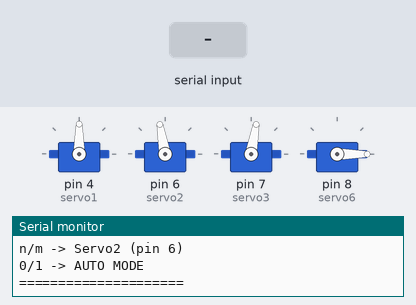
The sketch below on a simulated Arduino Uno, built with avr-gcc and run on an emulated ATmega328P. Shown: 4 × servo, the last lines printed to the serial monitor. The test bench sets the inputs (shaded band).

Above: at 1.7 s.
1.8 s: "1\n" received over Serial
At 2.7 s:
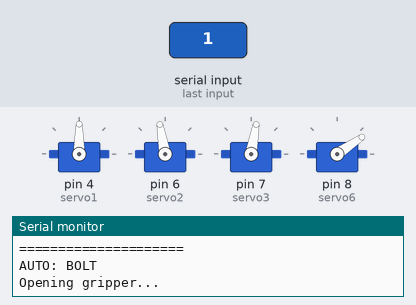
At 10.5 s:
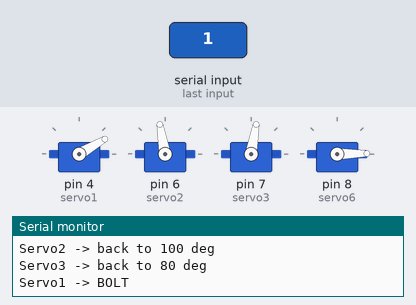
13.8 s: byte 100 ('d') received over Serial
16.8 s: byte 48 ('0') received over Serial
At 24.4 s:
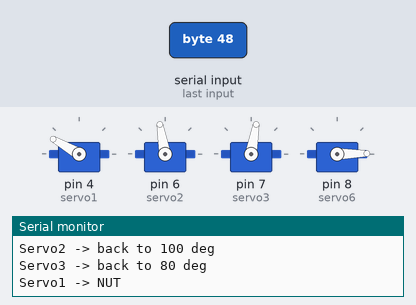
Timing chart, 0 to 30.9 s (numbered marks = the images above; inputs shaded):
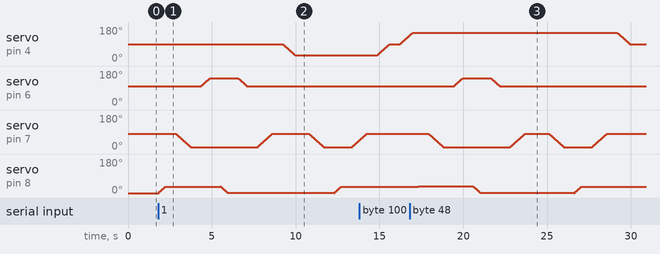

The sketch:

robotic_arm_control.ino
```cpp
#include <Servo.h>

Servo servo1;
Servo servo2;
Servo servo3;
Servo servo6;

int pos1 = 90;
int pos2 = 100;
int pos3 = 80;
int pos6 = 0;

void setup() {
  Serial.begin(9600);

  Serial.println("=== CONTROL PANEL ===");
  Serial.println("o/c -> Gripper");
  Serial.println("j/k -> Servo3 (pin 7)");
  Serial.println("n/m -> Servo2 (pin 6)");
  Serial.println("0/1 -> AUTO MODE");
  Serial.println("=====================");

  servo1.attach(4);
  servo1.write(pos1);

  servo2.attach(6);
  servo2.write(pos2);

  servo3.attach(7);
  servo3.write(pos3);

  servo6.attach(8);
  servo6.write(pos6);

  delay(500);
}

void loop() {
  if (Serial.available() > 0) {
    char input = Serial.read();

    if (input == '\n' || input == '\r') return;

    if (input == '1') {
      Serial.println("AUTO: BOLT");

      do_o(); delay(400);
      do_j(); delay(400);
      do_n(); delay(400);
      do_c(); delay(400);
      do_m(); delay(400);
      do_k(); delay(400);
      bolts(); delay(500);
      do_j(); delay(400);
      do_o(); delay(400);
      do_k(); delay(400);
      boltsr(); delay(400);
    }

    else if (input == '0') {
      Serial.println("AUTO: NUT");

      do_o(); delay(400);
      do_j(); delay(400);
      do_n(); delay(400);
      do_c(); delay(400);
      do_m(); delay(400);
      do_k(); delay(400);
      nuts(); delay(500);
      do_j(); delay(400);
      do_o(); delay(400);
      do_k(); delay(400);
      nutsr(); delay(400);
    }

    else if (input == 'o') do_o();
    else if (input == 'c') do_c();
    else if (input == 'j') do_j();
    else if (input == 'k') do_k();
    else if (input == 'n') do_n();
    else if (input == 'm') do_m();
    else if (input == 'a') bolts();
    else if (input == 's') boltsr();
    else if (input == 'd') nuts();
    else if (input == 'f') nutsr();

    else {
      Serial.println("Invalid command");
    }
  }
}

void do_o() {
  Serial.println("Opening gripper...");
  moveServoSlow(servo6, pos6, 35);
  pos6 = 35;
  delay(200);
}

void do_c() {
  Serial.println("Closing gripper...");
  moveServoSlow(servo6, pos6, 0);
  pos6 = 0;
  delay(200);
}

void do_j() {
  Serial.println("Servo3 -> 10 deg");
  moveServoSlow(servo3, pos3, 10);
  pos3 = 10;
  delay(200);
}

void do_k() {
  Serial.println("Servo3 -> back to 80 deg");
  moveServoSlow(servo3, pos3, 80);
  pos3 = 80;
  delay(200);
}

void do_n() {
  Serial.println("Servo2 -> 139 deg");
  moveServoSlow(servo2, pos2, 142);
  pos2 = 142;
  delay(200);
}

void do_m() {
  Serial.println("Servo2 -> back to 100 deg");
  moveServoSlow(servo2, pos2, 100);
  pos2 = 100;
  delay(200);
}

void bolts() {
  Serial.println("Servo1 -> BOLT");
  moveServoSlow(servo1, pos1, 30);
  pos1 = 30;
  delay(300);
}

void boltsr() {
  moveServoSlow(servo1, pos1, 90);
  pos1 = 90;
  delay(200);
}

void nuts() {
  Serial.println("Servo1 -> NUT");
  moveServoSlow(servo1, pos1, 150);
  pos1 = 150;
  delay(300);
}

void nutsr() {
  moveServoSlow(servo1, pos1, 90);
  pos1 = 90;
  delay(200);
}

void moveServoSlow(Servo &s, int startAngle, int endAngle) {

  if (startAngle < endAngle) {
    for (int pos = startAngle; pos <= endAngle; pos += 2) {
      s.write(pos);
      delay(25);
    }
  }
  else {
    for (int pos = startAngle; pos >= endAngle; pos -= 2) {
      s.write(pos);
      delay(25);
    }
  }
}
```

Measured:
- after the input at 1.8 s, servo on pin 4 (servo1): moves from 90° to 30° over 0.73 s, starting after 7.4 s; servo on pin 6 (servo2): rises from 100° to 142° in 0.50 s, then falls to 100° in 2.2 s
- after the input at 16.8 s, servo on pin 6 (servo2): rises from 100° to 142° in 0.50 s, then falls to 100° in 2.2 s
